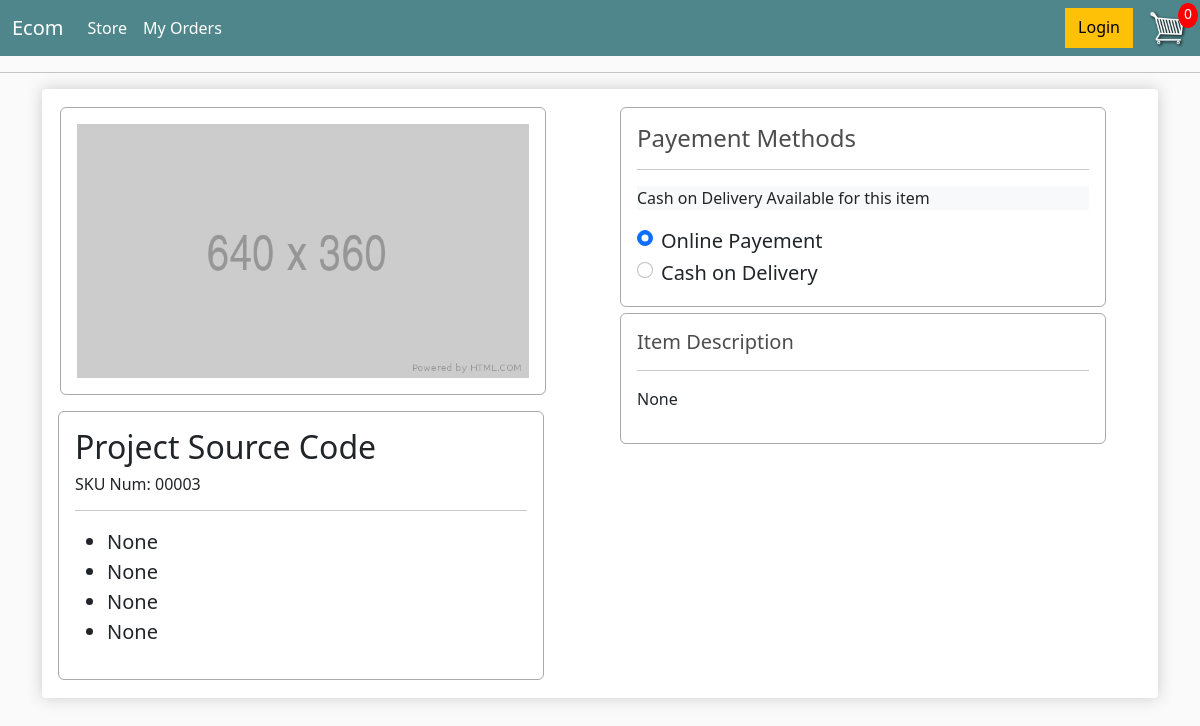
Before: /product/00003/ with the older database file.
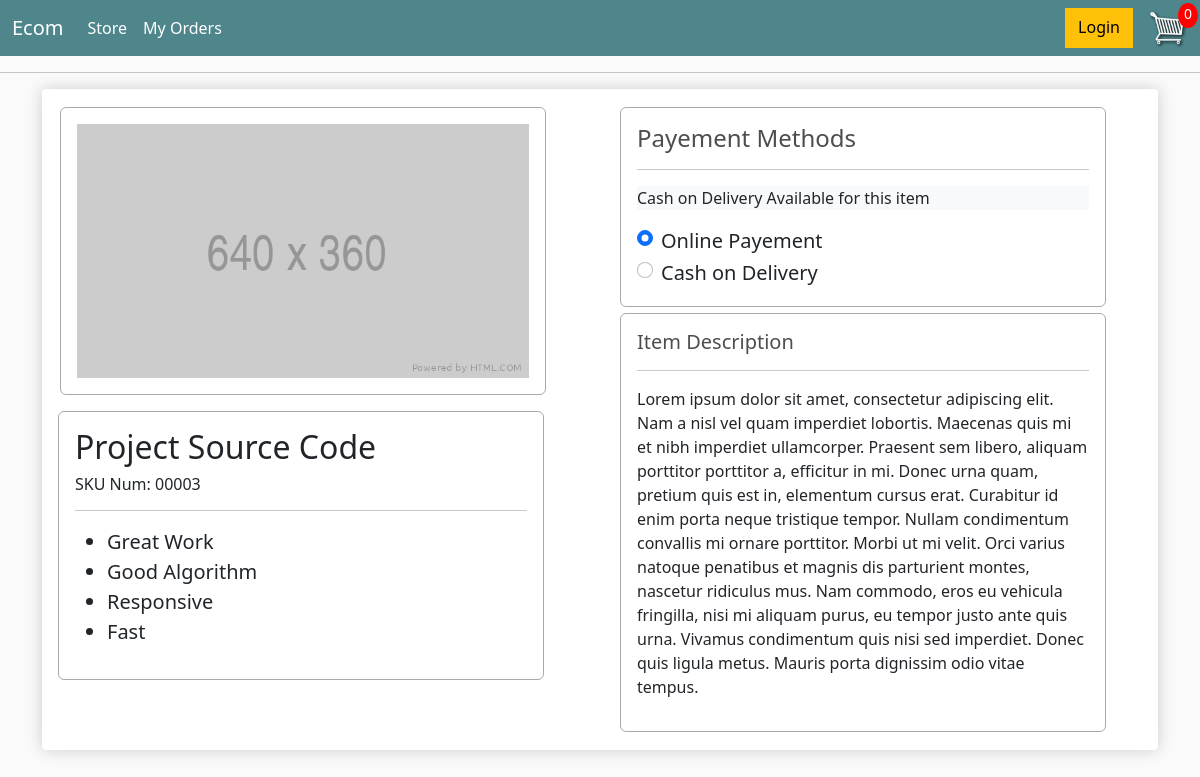
After: the same page with the newer database file.
### store/models.py (models this page shows, shortened)
class Product(models.Model):
    name = models.CharField(max_length=200)
    price = models.DecimalField(max_digits=5,decimal_places=2)
    digital = models.BooleanField(default=False,null=True,blank=True)
    image = models.ImageField(null=True, blank=True )
    feature1= models.CharField(max_length=200,null=True,blank=True)
    feature2= models.CharField(max_length=200, null=True,blank=True)
    feature3= models.CharField(max_length=200, null=True,blank=True)
    feature4= models.CharField(max_length=200, null=True,blank=True)
    description= models.TextField(max_length=1000, null=True,blank=True)
    @property
    def imageURL(self):
        try:
            url = self.image.url
        except:
            url= '/images/placeholder.png'
        return url
    @property
    def productId(self):
        return str(self.id).rjust(5,'0')

### store/views.py (the view)
# urls.py: path('product/<str:id>/',views.productView,name='product-view'),
def productView(request,id):
    items,order=cartData(request)
    id=int(id.lstrip('0'))
    product=Product.objects.get(id=id)
    context = {'product':product,'Order':order}
    return render(request,'store/product-view.html',context)

### store/utils.py (called while the page is built, shortened)
def cookieCart(request):
    try:
        cart = json.loads(request.COOKIES['cart'])
    except:
        cart = {}
    items = []
    order = {'get_cart_total':0,'get_total_count':0,'shipping':False}
    return {'items':items,'order':order}

def cartData(request):
    if request.user.is_authenticated:
        customer = request.user.customer
        order,created = Order.objects.get_or_create(customer=customer,complete=False)
        items = order.orderitem_set.all()
    else:
        cart=cookieCart(request)
        order = cart['order']
        items = cart['items']
    return items,order

### store/templates/store/product-view.html
{% extends 'store/main.html' %}
{% block content%}
<div class='box-element'>
    <div class='product row'>
        <div class='col-6 '>
            <img class='product-view-box' src='{{product.imageURL}}'></img>
            <div class='ms-2 product-view-box'>
                <p class='h2   '> {{product.name}}</p>
                <p class='h6'>SKU Num: {{product.productId}}
                <hr >
                <ul>
                    <li class='fs-5'>  {{product.feature1}}</li>
                    <li class='fs-5'>  {{product.feature2}}</li>
                    <li class='fs-5'>  {{product.feature3}}</li>
                    <li class='fs-5'>  {{product.feature4}}</li>
                </ul>
            </div>
        </div>
        <div class='col-6'>
            <div class='product-view-box'>
                <h4>Payement Methods</h4>
                <hr/>
                {%if product.digital %}
                <p class='bg-light'> Item is Digital, Online Mode only Available</p>
                <div class="form-check">
                    <input class="form-check-input " type="radio" name="payementMode" id="Online" checked>
                    <label class="form-check-label fs-5" for="Online">
                    Online Payement
                    </label>
                  </div>
                  <div class="form-check">
                    <input class="form-check-input " type="radio" name="payementMode" id="COD" disabled>
                    <label class="form-check-label fs-5" for="COD">
                    Cash on Delivery
                    </label>
                  </div>
                {% else %}
                <p class='bg-light'> Cash on Delivery Available for this item</p>
                <div class="form-check">
                    <input class="form-check-input" type="radio" name="payementMode" id="Online" checked>
                    <label class="form-check-label fs-5" for="Online">
                    Online Payement
                    </label>
                  </div>
                  <div class="form-check">
                    <input class="form-check-input disable" type="radio" name="payementMode" id="COD" >
                    <label class="form-check-label fs-5" for="COD">
                    Cash on Delivery
                    </label>
                  </div>
                {% endif %}
            </div>
            <div class='product-view-box'>
                <h5>Item Description</h5>
                <hr/>
                <p class='fs-6'>{{product.description}}</p>
            </div>
        </div>
    </div>
</div>
{% endblock %}

Changed rows visible on the page:
changed Product "Project Source Code": feature1 "None" → "Great Work"; feature2 "None" → "Good Algorithm"; feature3 "None" → "Responsive"; feature4 "None" → "Fast"; description "None" → "Lorem ipsum dolor sit amet, consectetur adipiscing elit. Nam a nisl vel quam imperdiet lobortis. Maecenas quis mi et nibh imperdiet ullamcorper. Praesent sem libero, aliquam porttitor porttitor a, efficitur in mi. Donec urna quam, pretium quis est in, elementum cursus erat. Curabitur id enim porta neque tristique tempor. Nullam condimentum convallis mi ornare porttitor. Morbi ut mi velit. Orci varius natoque penatibus et magnis dis parturient montes, nascetur ridiculus mus. Nam commodo, eros eu vehicula fringilla, nisi mi aliquam purus, eu tempor justo ante quis urna. Vivamus condimentum quis nisi sed imperdiet. Donec quis ligula metus. Mauris porta dignissim odio vitae tempus."
